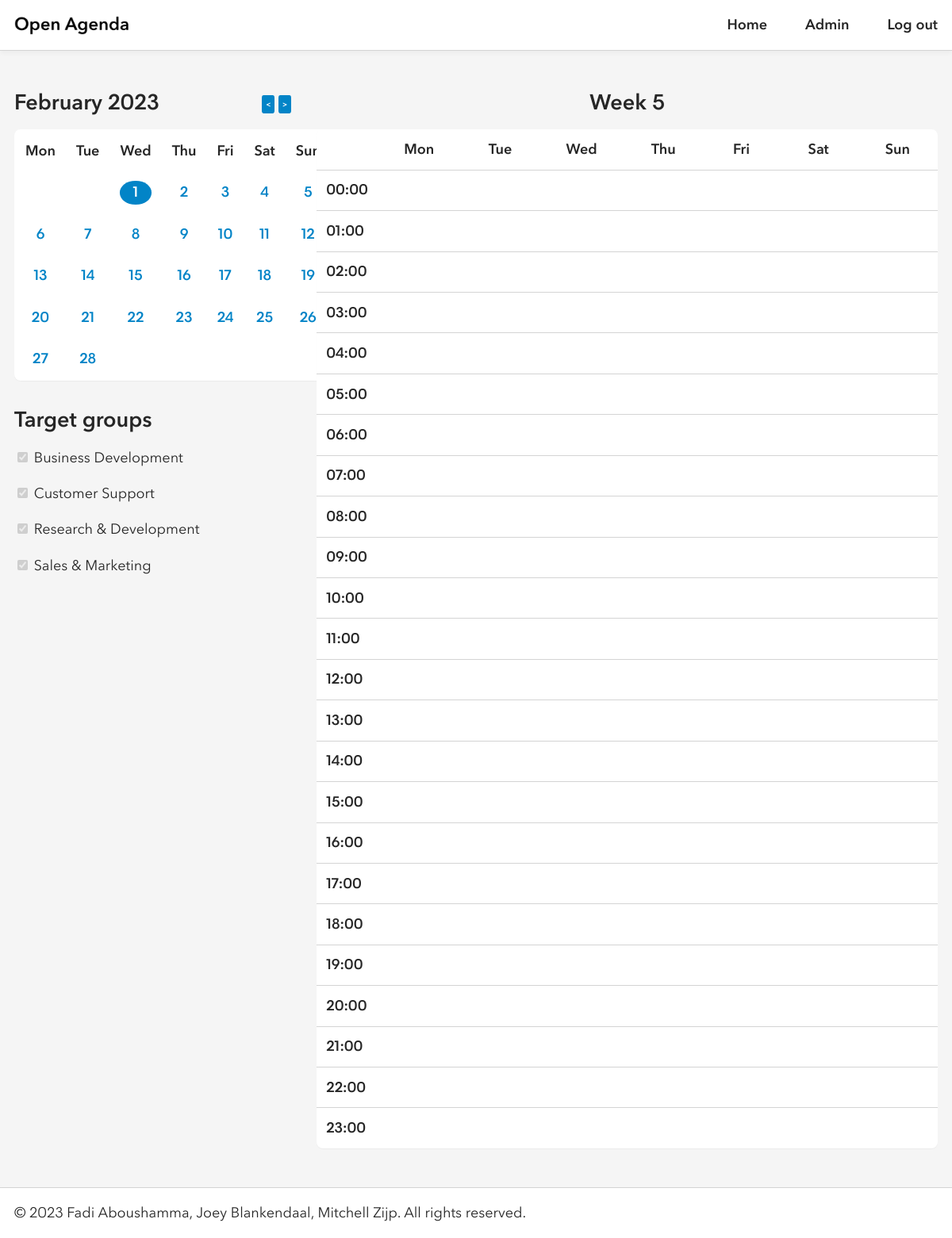
The app's page /index.php (signed in) with its own data.
### tables this page shows
create table if not exists groups
(
    id char(36) not null,
    name varchar(31) not null,
    primary key (id),
    unique (name)
);

### private/bootstrap.php (called while the page is built, shortened)
<?php
$db = new mysqli('localhost', 'root', '', 'openagenda');
require_once('classes/groupmanager.php');
$groupManager = new GroupManager($db);

### private/classes/groupmanager.php (called while the page is built)
<?php
final class GroupManager
{
    private $db;
    public function __construct($db)
    {
        $this->db = $db;
    }
    public function get_groups()
    {
        $result = $this->db->query("SELECT * FROM groups");
        return $result->fetch_all(MYSQLI_ASSOC);
    }
}

### private/components/target_groups.php (the view)
<header>
    <h2 class="left">Target groups</h2>
</header>
<form class="flex-y">
    <?php
    $groups = $groupManager->get_groups();
    if (count($groups) == 0)
    {
    ?>
        <p>No target groups have been created yet.</p>
    <?php
    }
    else
    {
        foreach ($groups as $group)
        {
        ?>
            <div>
                <input type="checkbox" checked disabled>
                <label><?= $group['name'] ?></label>
            </div>
        <?php
        }
    }
    ?>
</form>

### public/assets/style.css (style rules this page uses)
:root { --border: 1px solid var(--border-color); --border-color: #d4d4d4; --border-radius: .5rem; --gap: 1rem; --line-height: 1.618; --padding: var(--padding-y) var(--padding-x); --padding-x: 1.125rem; --padding-y: 1rem; --transition: all .5s; --black: #262626; --black-dark: #000; --green: #16a34a; --light: #f5f5f5; --red: #dc2626; --sky: #0284c7; --sky-dark: #0369a1; --white: #fff; }
html { height: 100%; }
body, button, input { -moz-osx-font-smoothing: grayscale; -webkit-font-smoothing: antialiased; color: var(--black); font: 1.125rem Avenir Next, system-ui,-apple-system,"Segoe UI",Roboto,"Helvetica Neue","Noto Sans","Liberation Sans",Arial,sans-serif,"Apple Color Emoji","Segoe UI Emoji","Segoe UI Symbol","Noto Color Emoji"; line-height: var(--line-height); }
body { background: var(--light); display: flex; flex-direction: column; height: inherit; margin: 0; }
h1, h2, h3 { line-height: calc(var(--line-height) / 2 + .5); margin: 0; text-align: center; }
.flex-x, .flex-y { display: flex; gap: var(--gap); }
.flex-y { flex-direction: column; }
form { display: flex; flex-direction: column; gap: var(--gap); }
form > div, form .flex-y { gap: calc(var(--gap) / 4) !important; }
input { border: var(--border); border-radius: var(--border-radius); padding: var(--padding); }
.left { text-align: left; }

### records on screen
groups: name "Business Development"
groups: name "Customer Support"
groups: name "Research & Development"
groups: name "Sales & Marketing"

### other values on screen
date('F Y', mktime(0, 0, 0, $month, 1, $year)) "February 2023"
$days[$i] "Mon"
$days[$i] "Tue"
$days[$i] "Wed"
$days[$i] "Thu"
$days[$i] "Fri"
$days[$i] "Sat"
$days[$i] "Sun"
$week_number "5"
$day "Mon"
$day "Tue"
$day "Wed"
$day "Thu"
$day "Fri"
$day "Sat"
